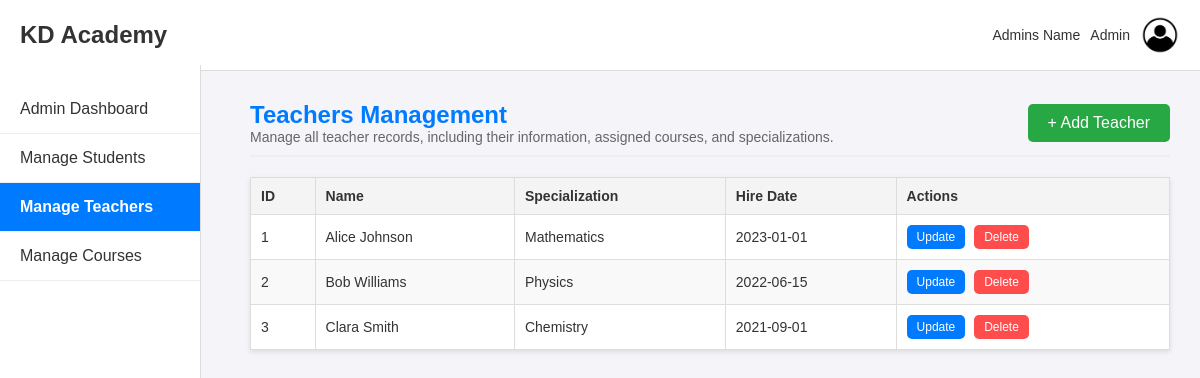
Page /admin/teachers on the earlier database version.
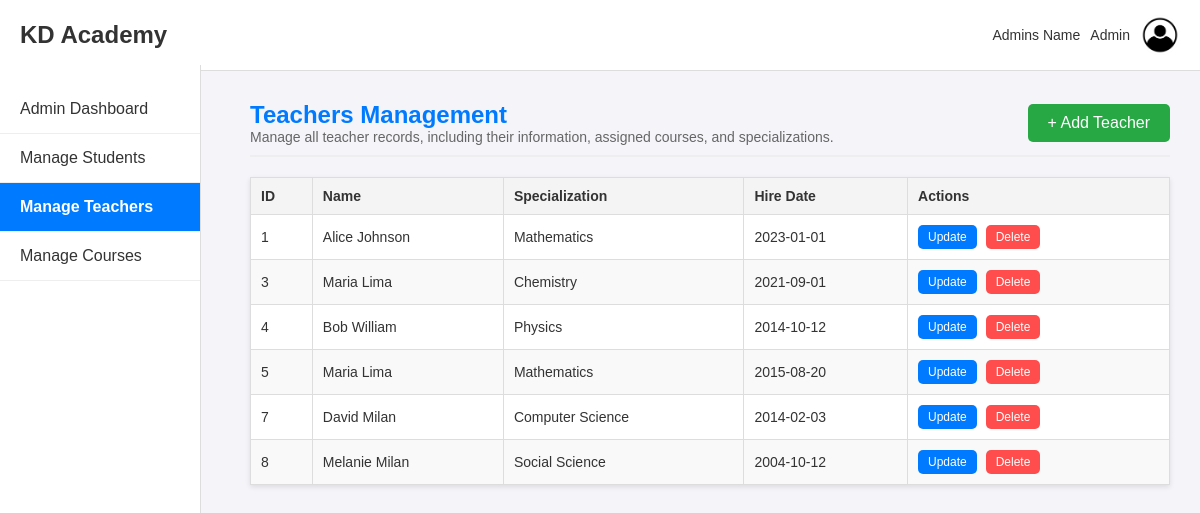
Same page on the later database version.
### app/models.py (models this page shows, shortened)
class Teacher(db.Model):
    __tablename__ = 'teachers'
    teacher_id = db.Column(db.Integer, primary_key=True)
    user_id = db.Column(db.Integer, db.ForeignKey('users.user_id'), nullable=False)
    specialization = db.Column(db.String(100), nullable=False)
    hire_date = db.Column(db.Date, nullable=False)

class User(db.Model, UserMixin):
    __tablename__ = 'users'
    user_id = db.Column(db.Integer, primary_key=True, autoincrement=True)
    first_name = db.Column(db.String(50), nullable=False)
    last_name = db.Column(db.String(50), nullable=False)
    username = db.Column(db.String(50), unique=True, nullable=False)
    email = db.Column(db.String(100), unique=True, nullable=False)
    password = db.Column(db.String(200), nullable=False)
    role = db.Column(db.String(10), nullable=False)  # student, teacher, admin
    teacher_relationship = db.relationship('Teacher', backref='teacher_user', uselist=False)
    student_relationship = db.relationship('Student', backref='student_user', uselist=False)

### app/routes/admin_routes.py (the view)
@admin_routes.route('/teachers')
def teachers_management():
    teachers = db.session.query(Teacher, User).join(User, Teacher.user_id == User.user_id).all()
    return render_template('admin/teachers_man.html', teachers=teachers)

### app/templates/admin/teachers_man.html (shortened to what this page needs)
<!DOCTYPE html>
<html lang="en">
<head>
    <link rel="stylesheet" href="{{ url_for('static', filename='css/shared.css') }}">
    <link rel="stylesheet" href="{{ url_for('static', filename='css/teacher_man.css') }}">
</head>
<body>
    <header class="top-nav">
        <div class="logo">KD Academy</div>
        <div class="user-info">
            <span>Admins Name</span>
            <span>Admin</span>
            <img src="{{ url_for('static', filename='images/user-icon.png') }}" alt="Admin Icon">
        </div>
    </header>
    <nav class="side-nav">
        <ul>
            <li><a href ="{{url_for('admin_routes.admin_dashboard') }}"> Admin Dashboard </a></li>
            <li><a href="{{ url_for('admin_routes.students_management') }}">Manage Students</a></li>
            <li><a href="{{ url_for('admin_routes.teachers_management')}}" class="active">Manage Teachers</a></li>
            <li><a href="{{ url_for('admin_routes.courses_management') }}">Manage Courses</a></li>
        </ul>
    </nav>
    <div class="main-content">
        <div class="header-section">
            <div class="title-section">
                <h2>Teachers Management</h2>
                <p>Manage all teacher records, including their information, assigned courses, and specializations.</p>
            </div>
            <button class="add-btn" onclick="openAddTeacherModal()">+ Add Teacher</button>
        </div>
        <div class="table-container">
            <table class="teachers-table">
                <thead>
                    <tr>
                        <th>ID</th>
                        <th>Name</th>
                        <th>Specialization</th>
                        <th>Hire Date</th>
                        <th>Actions</th>
                    </tr>
                </thead>
                <tbody>
                    {% for teacher in teachers %}
                    <tr>
                        <td>{{ teacher.Teacher.teacher_id }}</td>
                        <td>{{ teacher.User.first_name }} {{ teacher.User.last_name }}</td>
                        <td>{{ teacher.Teacher.specialization }}</td>
                        <td>{{ teacher.Teacher.hire_date }}</td>
                        <td>
                            <button class="action-btn update-btn" onclick="openUpdateTeacherModal({
                                teacher_id: {{ teacher.Teacher.teacher_id }},
                                first_name: '{{ teacher.User.first_name }}',
                                last_name: '{{ teacher.User.last_name }}',
                                username: '{{ teacher.User.username }}',
                                email: '{{ teacher.User.email }}',
                                password: '{{ teacher.User.password }}',
                                specialization: '{{ teacher.Teacher.specialization }}',
                                hire_date: '{{ teacher.Teacher.hire_date }}'
                            })">Update</button>
                            <button class="action-btn delete-btn" onclick="confirmDeleteTeacher({{ teacher.Teacher.teacher_id }})">Delete</button>
                        </td>
                    </tr>
                    {% endfor %}
                </tbody>
            </table>
        </div>
    </div>
</body>
</html>

Differences in the rows shown:
removed Teacher: Teacher.teacher_id "2", User.first_name "Bob", User.last_name "Williams", Teacher.specialization "Physics", Teacher.hire_date "2022-06-15"
changed through a linked row, Teacher "Chemistry": User.first_name "Clara" → "Maria"; User.last_name "Smith" → "Lima"
added Teacher: Teacher.teacher_id "4", User.first_name "Bob", User.last_name "William", Teacher.specialization "Physics", Teacher.hire_date "2014-10-12"
added Teacher: Teacher.teacher_id "5", User.first_name "Maria", User.last_name "Lima", Teacher.specialization "Mathematics", Teacher.hire_date "2015-08-20"
added Teacher: Teacher.teacher_id "7", User.first_name "David", User.last_name "Milan", Teacher.specialization "Computer Science", Teacher.hire_date "2014-02-03"
added Teacher: Teacher.teacher_id "8", User.first_name "Melanie", User.last_name "Milan", Teacher.specialization "Social Science", Teacher.hire_date "2004-10-12"
